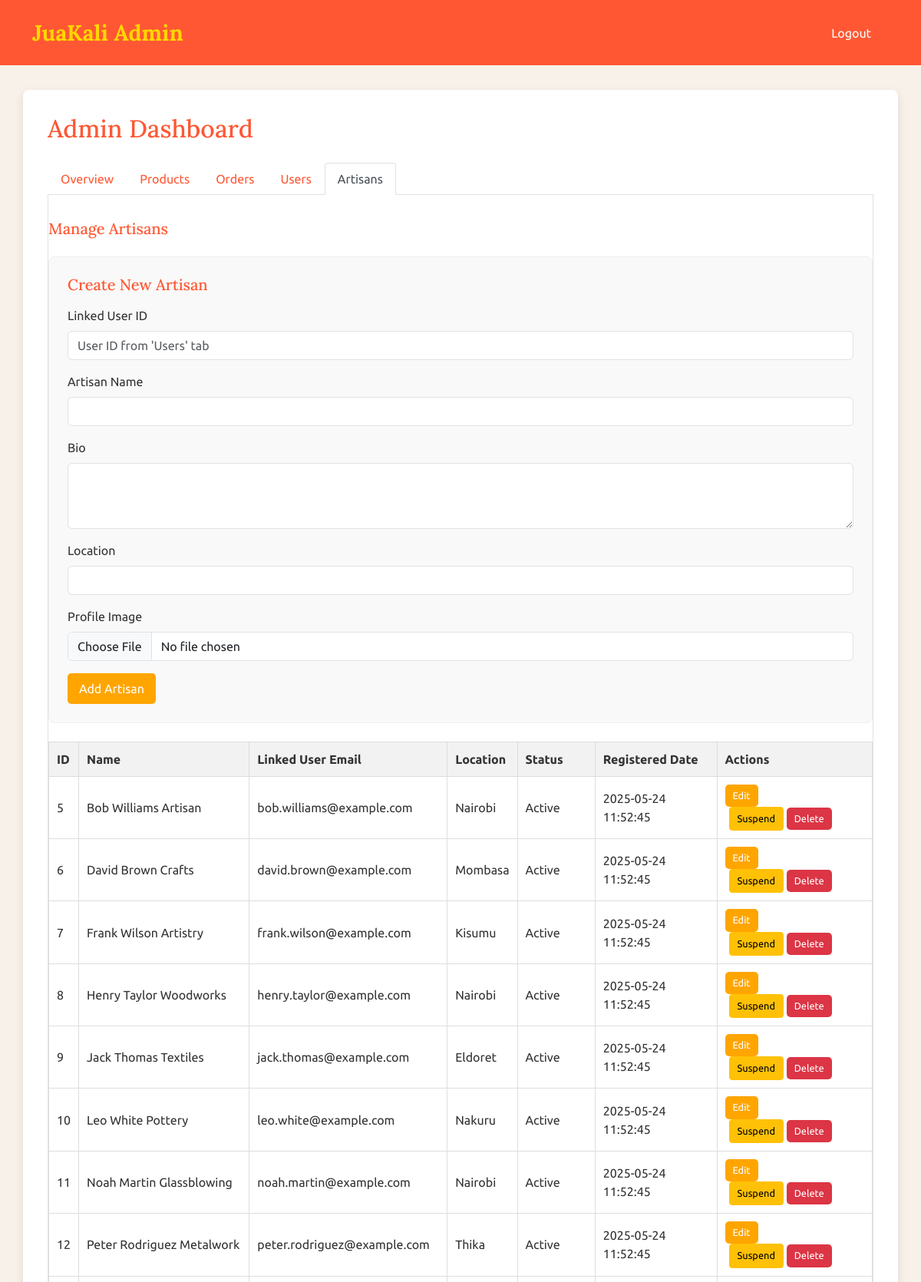
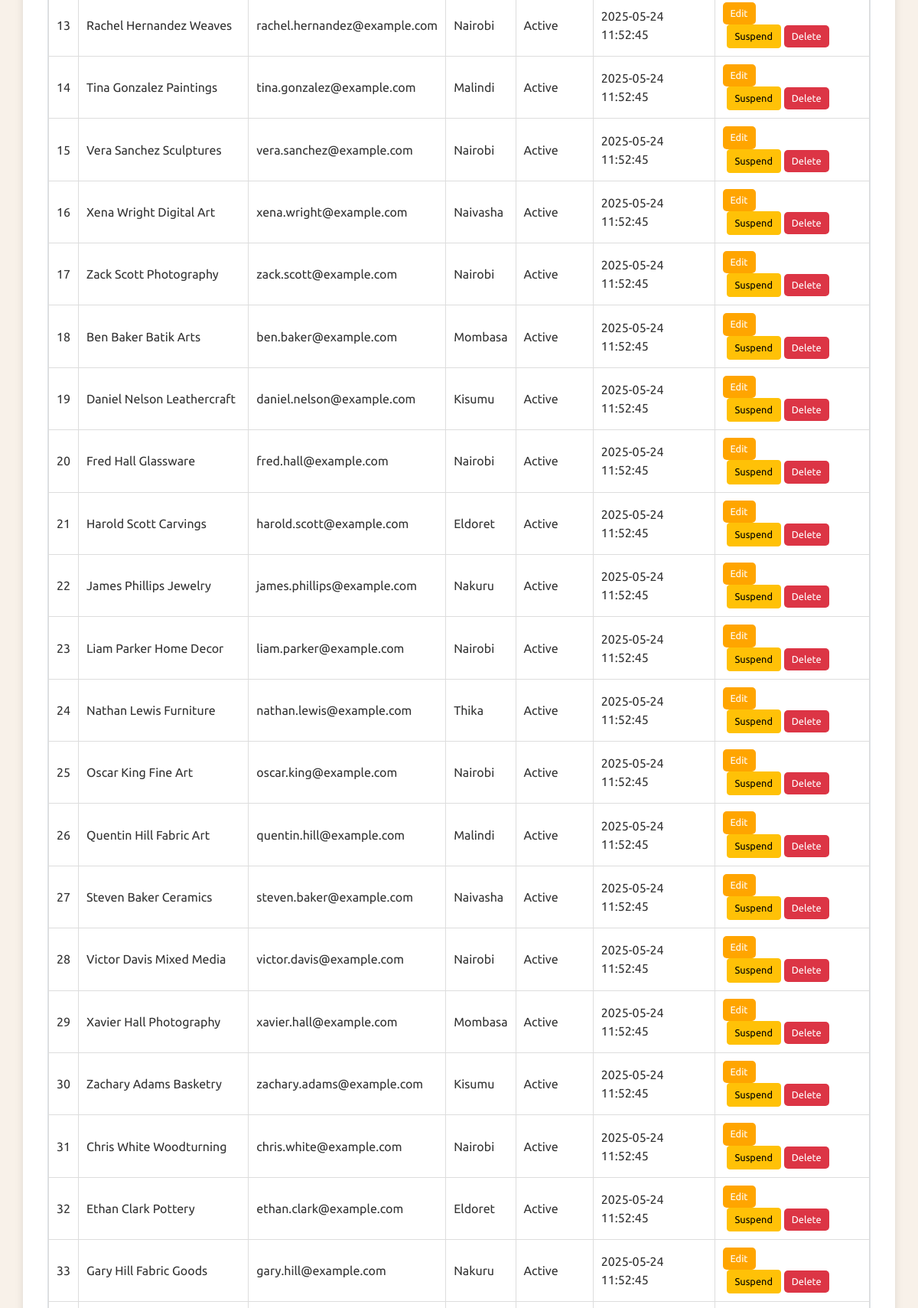
Screenshot of /admin/admin-dashboard.php?tab=artisans (signed in, upper part) with the database file from the repository (2 pictures, top to bottom).
### tables this page shows
CREATE TABLE `artisans` (
  `id` int(11) NOT NULL,
  `name` varchar(100) NOT NULL,
  `bio` text DEFAULT NULL,
  `location` varchar(100) DEFAULT NULL,
  `created_at` timestamp NOT NULL DEFAULT current_timestamp(),
  `image_url` varchar(255) DEFAULT NULL,
  `average_rating` decimal(3,2) DEFAULT 0.00,
  `user_id` int(11) DEFAULT NULL,
  `is_featured` tinyint(1) DEFAULT 0,
  `status` varchar(20) NOT NULL DEFAULT 'active'
);

CREATE TABLE `users` (
  `id` int(11) NOT NULL,
  `name` varchar(100) NOT NULL,
  `email` varchar(100) NOT NULL,
  `password` varchar(255) NOT NULL,
  `phone` varchar(15) DEFAULT NULL,
  `address` text DEFAULT NULL,
  `created_at` timestamp NOT NULL DEFAULT current_timestamp(),
  `is_artisan` tinyint(1) DEFAULT 0,
  `status` varchar(20) NOT NULL DEFAULT 'active'
);

### admin/admin-dashboard.php (the view, shortened to what this page needs)
<?php
require_once '../functions.php';
$artisans = $pdo->query("SELECT a.*, u.email AS user_email
                         FROM artisans a
                         JOIN users u ON a.user_id = u.id
                         ORDER BY a.created_at DESC")
                ->fetchAll(PDO::FETCH_ASSOC);
$active_tab = isset($_GET['tab']) ? $_GET['tab'] : 'overview';
?>
<!DOCTYPE html>
<html lang="en">
<head>
    <link href="https://cdn.jsdelivr.net/npm/bootstrap@5.3.0/dist/css/bootstrap.min.css" rel="stylesheet">
    <link rel="stylesheet" href="https://cdnjs.cloudflare.com/ajax/libs/font-awesome/6.0.0-beta3/css/all.min.css">
</head>
<body>
    <nav class="navbar navbar-expand-lg">
        <div class="container">
            <a class="navbar-brand" href="admin-dashboard.php">JuaKali Admin</a>
            <div class="collapse navbar-collapse" id="navbarNav">
                <ul class="navbar-nav ms-auto">
                    <li class="nav-item"><a class="nav-link" href="../logout.php">Logout</a></li>
                </ul>
            </div>
        </div>
    </nav>
    <div class="container dashboard-container">
        <h2>Admin Dashboard</h2>
        <ul class="nav nav-tabs" id="adminDashboardTabs" role="tablist">
            <li class="nav-item" role="presentation">
                <button class="nav-link <?php echo ($active_tab == 'overview' ? 'active' : ''); ?>"
                        id="overview-tab" data-bs-toggle="tab" data-bs-target="#overview"
                        type="button" role="tab" aria-controls="overview" aria-selected="<?php echo ($active_tab == 'overview' ? 'true' : 'false'); ?>">
                    Overview
                </button>
            </li>
            <li class="nav-item" role="presentation">
                <button class="nav-link <?php echo ($active_tab == 'products' ? 'active' : ''); ?>"
                        id="products-tab" data-bs-toggle="tab" data-bs-target="#products"
                        type="button" role="tab" aria-controls="products" aria-selected="<?php echo ($active_tab == 'products' ? 'true' : 'false'); ?>">
                    Products
                </button>
            </li>
            <li class="nav-item" role="presentation">
                <button class="nav-link <?php echo ($active_tab == 'orders' ? 'active' : ''); ?>"
                        id="orders-tab" data-bs-toggle="tab" data-bs-target="#orders"
                        type="button" role="tab" aria-controls="orders" aria-selected="<?php echo ($active_tab == 'orders' ? 'true' : 'false'); ?>">
                    Orders
                </button>
            </li>
            <li class="nav-item" role="presentation">
                <button class="nav-link <?php echo ($active_tab == 'users' ? 'active' : ''); ?>"
                        id="users-tab" data-bs-toggle="tab" data-bs-target="#users"
                        type="button" role="tab" aria-controls="users" aria-selected="<?php echo ($active_tab == 'users' ? 'true' : 'false'); ?>">
                    Users
                </button>
            </li>
            <li class="nav-item" role="presentation">
                <button class="nav-link <?php echo ($active_tab == 'artisans' ? 'active' : ''); ?>"
                        id="artisans-tab" data-bs-toggle="tab" data-bs-target="#artisans"
                        type="button" role="tab" aria-controls="artisans" aria-selected="<?php echo ($active_tab == 'artisans' ? 'true' : 'false'); ?>">
                    Artisans
                </button>
            </li>
        </ul>
        <div class="tab-content" id="adminDashboardTabContent">
            <div class="tab-pane fade <?php echo ($active_tab == 'artisans' ? 'show active' : ''); ?>"
                 id="artisans" role="tabpanel" aria-labelledby="artisans-tab">
                <h5 class="mt-3">Manage Artisans</h5>
                <div class="create-form-section mb-4">
                    <h5>Create New Artisan</h5>
                    <form method="POST" enctype="multipart/form-data">
                        <div class="mb-3">
                            <label for="create_user_id" class="form-label">Linked User ID</label>
                            <input type="number" class="form-control" id="create_user_id" name="user_id" required placeholder="User ID from 'Users' tab">
                        </div>
                        <div class="mb-3">
                            <label for="create_name" class="form-label">Artisan Name</label>
                            <input type="text" class="form-control" id="create_name" name="name" required>
                        </div>
                        <div class="mb-3">
                            <label for="create_bio" class="form-label">Bio</label>
                            <textarea class="form-control" id="create_bio" name="bio" rows="3"></textarea>
                        </div>
                        <div class="mb-3">
                            <label for="create_location" class="form-label">Location</label>
                            <input type="text" class="form-control" id="create_location" name="location">
                        </div>
                        <div class="mb-3">
                            <label for="create_image" class="form-label">Profile Image</label>
                            <input type="file" class="form-control" id="create_image" name="image" accept="image/*">
                        </div>
                        <button type="submit" class="btn btn-custom">Add Artisan</button>
                    </form>
                </div>
                <?php if (!empty($artisans)): ?>
                    <table class="dashboard-table">
                        <thead>
                            <tr>
                                <th>ID</th>
                                <th>Name</th>
                                <th>Linked User Email</th>
                                <th>Location</th>
                                <th>Status</th>
                                <th>Registered Date</th>
                                <th>Actions</th>
                            </tr>
                        </thead>
                        <tbody>
                            <?php foreach ($artisans as $artisan): ?>
                                <tr>
                                    <td><?php echo htmlspecialchars($artisan['id']); ?></td>
                                    <td><?php echo htmlspecialchars($artisan['name']); ?></td>
                                    <td><?php echo htmlspecialchars($artisan['user_email'] ?? 'N/A'); ?></td>
                                    <td><?php echo htmlspecialchars($artisan['location'] ?? 'N/A'); ?></td>
                                    <td><?php echo htmlspecialchars(ucfirst($artisan['status'] ?? 'unknown')); ?></td> <td><?php echo date('Y-m-d H:i:s', strtotime($artisan['created_at'])); ?></td>
                                    <td>
                                        <a href="admin-artisan-edit.php?id=<?php echo $artisan['id']; ?>" class="btn btn-custom btn-sm">Edit</a>
                                        <form method="POST" style="display:inline-block; margin-left: 5px;">
                                            <?php if (($artisan['status'] ?? 'active') == 'active'): ?> <button type="submit" name="action" value="suspend_artisan" class="btn btn-warning btn-sm" onclick="return confirm('Are you sure you want to suspend this artisan? They will not be able to log in and their products may be hidden.')">Suspend</button>
                                            <?php else: ?>
                                                <button type="submit" name="action" value="reactivate_artisan" class="btn btn-success btn-sm" onclick="return confirm('Are you sure you want to reactivate this artisan?')">Reactivate</button>
                                            <?php endif; ?>
                                            <button type="submit" name="action" value="delete_artisan" class="btn btn-danger btn-sm" onclick="return confirm('Are you sure you want to delete this artisan? This will also remove their products and reviews.')">Delete</button>
                                        </form>
                                    </td>
                                </tr>
                            <?php endforeach; ?>
                        </tbody>
                    </table>
                <?php else: ?>
                    <p class="no-data">No artisans found.</p>
                <?php endif; ?>
            </div>
        </div>
    </div>
</body>
</html>

### admin/admin-dashboard.php (style rules this page uses)
body { font-family: 'Ubuntu', sans-serif; background-color: #f8f1e9; color: #333; }
.navbar { background-color: #FF5733; padding: 1rem 0; }
.navbar-brand { color: #FFD700 !important; font-family: 'Lora', serif; font-size: 1.8rem; font-weight: bold; }
.navbar-nav .nav-link { color: #fff !important; margin-right: 15px; }
.dashboard-container { background-color: #fff; padding: 2rem; border-radius: 8px; box-shadow: 0 4px 12px rgba(0,0,0,0.1); margin-top: 2rem; }
h2, h5 { font-family: 'Lora', serif; color: #FF5733; margin-bottom: 1.5rem; }
.dashboard-table { width: 100%; border-collapse: collapse; margin-top: 1rem; }
.dashboard-table th { background-color: #f2f2f2; }
.nav-tabs .nav-link { color: #FF5733; border: 1px solid transparent; border-top-left-radius: .25rem; border-top-right-radius: .25rem; }
.nav-tabs .nav-link.active { color: #495057; background-color: #fff; border-color: #dee2e6 #dee2e6 #fff; }
.tab-content { padding-top: 1rem; border: 1px solid #dee2e6; border-top: none; border-bottom-left-radius: .25rem; border-bottom-right-radius: .25rem; background-color: #fff; }
.create-form-section { background-color: #f9f9f9; padding: 1.5rem; border-radius: 8px; margin-top: 1.5rem; border: 1px solid #eee; }
.create-form-section h5 { color: #FF5733; margin-bottom: 1rem; }

### rows the page displays
artisans: id "5", name "Bob Williams Artisan", user.email "bob.williams@example.com", location "Nairobi", status "Active", created_at "2025-05-24 11:52:45", shows "Suspend"
artisans: id "6", name "David Brown Crafts", user.email "david.brown@example.com", location "Mombasa", status "Active", created_at "2025-05-24 11:52:45", shows "Suspend"
artisans: id "7", name "Frank Wilson Artistry", user.email "frank.wilson@example.com", location "Kisumu", status "Active", created_at "2025-05-24 11:52:45", shows "Suspend"
artisans: id "8", name "Henry Taylor Woodworks", user.email "henry.taylor@example.com", location "Nairobi", status "Active", created_at "2025-05-24 11:52:45", shows "Suspend"
artisans: id "9", name "Jack Thomas Textiles", user.email "jack.thomas@example.com", location "Eldoret", status "Active", created_at "2025-05-24 11:52:45", shows "Suspend"
artisans: id "10", name "Leo White Pottery", user.email "leo.white@example.com", location "Nakuru", status "Active", created_at "2025-05-24 11:52:45", shows "Suspend"
artisans: id "11", name "Noah Martin Glassblowing", user.email "noah.martin@example.com", location "Nairobi", status "Active", created_at "2025-05-24 11:52:45", shows "Suspend"
artisans: id "12", name "Peter Rodriguez Metalwork", user.email "peter.rodriguez@example.com", location "Thika", status "Active", created_at "2025-05-24 11:52:45", shows "Suspend"
artisans: id "13", name "Rachel Hernandez Weaves", user.email "rachel.hernandez@example.com", location "Nairobi", status "Active", created_at "2025-05-24 11:52:45", shows "Suspend"
artisans: id "14", name "Tina Gonzalez Paintings", user.email "tina.gonzalez@example.com", location "Malindi", status "Active", created_at "2025-05-24 11:52:45", shows "Suspend"
artisans: id "15", name "Vera Sanchez Sculptures", user.email "vera.sanchez@example.com", location "Nairobi", status "Active", created_at "2025-05-24 11:52:45", shows "Suspend"
artisans: id "16", name "Xena Wright Digital Art", user.email "xena.wright@example.com", location "Naivasha", status "Active", created_at "2025-05-24 11:52:45", shows "Suspend"
artisans: id "17", name "Zack Scott Photography", user.email "zack.scott@example.com", location "Nairobi", status "Active", created_at "2025-05-24 11:52:45", shows "Suspend"
artisans: id "18", name "Ben Baker Batik Arts", user.email "ben.baker@example.com", location "Mombasa", status "Active", created_at "2025-05-24 11:52:45", shows "Suspend"
artisans: id "19", name "Daniel Nelson Leathercraft", user.email "daniel.nelson@example.com", location "Kisumu", status "Active", created_at "2025-05-24 11:52:45", shows "Suspend"
artisans: id "20", name "Fred Hall Glassware", user.email "fred.hall@example.com", location "Nairobi", status "Active", created_at "2025-05-24 11:52:45", shows "Suspend"
artisans: id "21", name "Harold Scott Carvings", user.email "harold.scott@example.com", location "Eldoret", status "Active", created_at "2025-05-24 11:52:45", shows "Suspend"
artisans: id "22", name "James Phillips Jewelry", user.email "james.phillips@example.com", location "Nakuru", status "Active", created_at "2025-05-24 11:52:45", shows "Suspend"
artisans: id "23", name "Liam Parker Home Decor", user.email "liam.parker@example.com", location "Nairobi", status "Active", created_at "2025-05-24 11:52:45", shows "Suspend"
artisans: id "24", name "Nathan Lewis Furniture", user.email "nathan.lewis@example.com", location "Thika", status "Active", created_at "2025-05-24 11:52:45", shows "Suspend"
artisans: id "25", name "Oscar King Fine Art", user.email "oscar.king@example.com", location "Nairobi", status "Active", created_at "2025-05-24 11:52:45", shows "Suspend"
artisans: id "26", name "Quentin Hill Fabric Art", user.email "quentin.hill@example.com", location "Malindi", status "Active", created_at "2025-05-24 11:52:45", shows "Suspend"
artisans: id "27", name "Steven Baker Ceramics", user.email "steven.baker@example.com", location "Naivasha", status "Active", created_at "2025-05-24 11:52:45", shows "Suspend"
artisans: id "28", name "Victor Davis Mixed Media", user.email "victor.davis@example.com", location "Nairobi", status "Active", created_at "2025-05-24 11:52:45", shows "Suspend"
artisans: id "29", name "Xavier Hall Photography", user.email "xavier.hall@example.com", location "Mombasa", status "Active", created_at "2025-05-24 11:52:45", shows "Suspend"
artisans: id "30", name "Zachary Adams Basketry", user.email "zachary.adams@example.com", location "Kisumu", status "Active", created_at "2025-05-24 11:52:45", shows "Suspend"
artisans: id "31", name "Chris White Woodturning", user.email "chris.white@example.com", location "Nairobi", status "Active", created_at "2025-05-24 11:52:45", shows "Suspend"
artisans: id "32", name "Ethan Clark Pottery", user.email "ethan.clark@example.com", location "Eldoret", status "Active", created_at "2025-05-24 11:52:45", shows "Suspend"
artisans: id "33", name "Gary Hill Fabric Goods", user.email "gary.hill@example.com", location "Nakuru", status "Active", created_at "2025-05-24 11:52:45"
